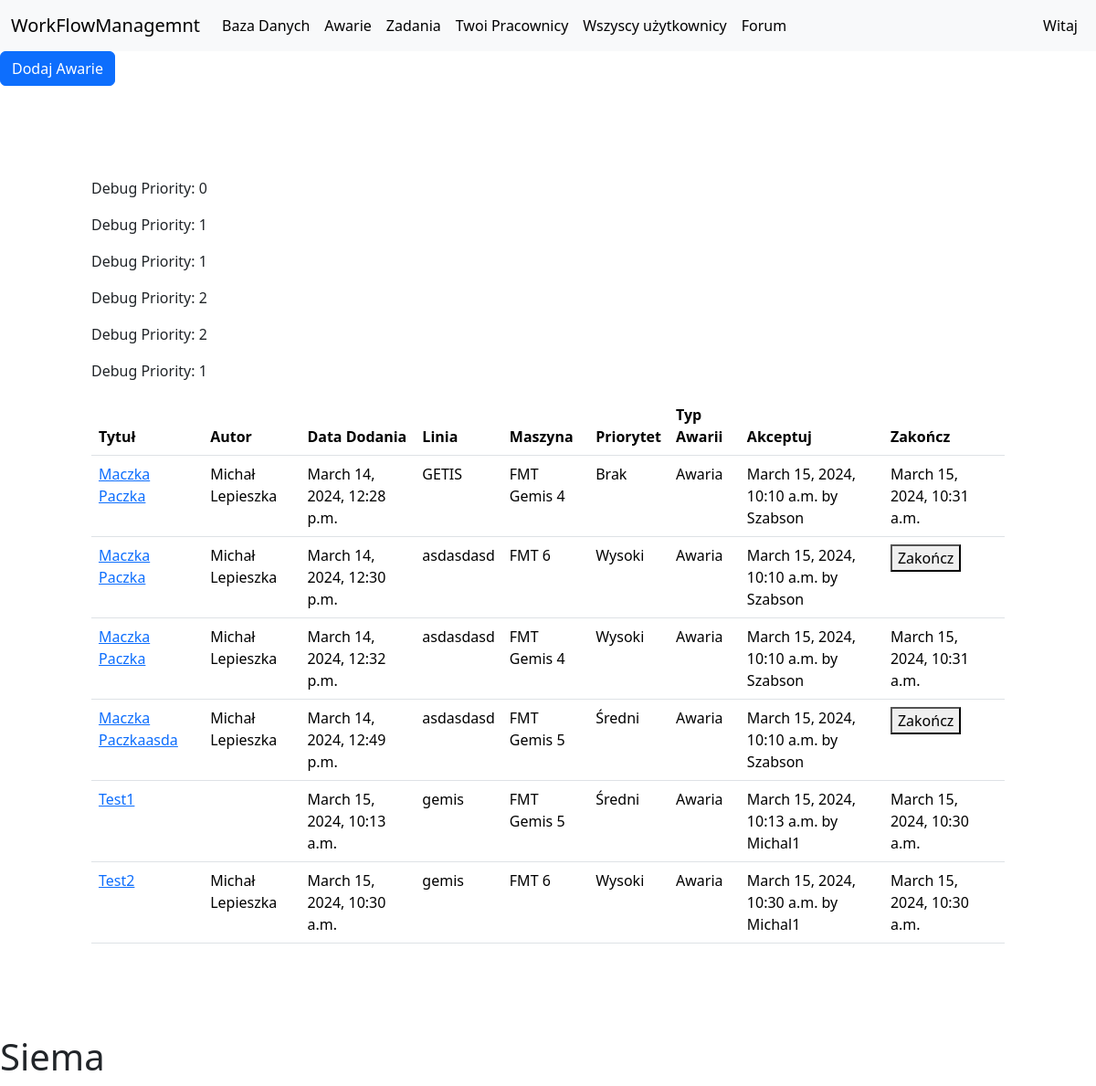
The app's page /issues/ with its own data.
### base/models.py (models this page shows, shortened)
class Issue(models.Model):
    author = models.ForeignKey(User, related_name='authored_issues', on_delete=models.CASCADE)
    accepted_by = models.ForeignKey(User, related_name='accepted_issues', on_delete=models.CASCADE, blank=True, null=True)
    upload_date = models.DateTimeField()
    start_date = models.DateTimeField(blank=True, null=True)
    end_date = models.DateTimeField(blank=True, null=True)
    title = models.CharField(max_length=255)
    description = models.TextField()
    line = models.CharField(max_length=255)
    machine = models.ForeignKey(MachineDatabase, on_delete=models.CASCADE)
    priority = models.CharField(max_length=1, choices=PRIORITY_CHOICES, default='0')
    type_of_issue = models.CharField(max_length=1, choices=TYPE_CHOICES, blank=True, null=True)

class MachineDatabase(models.Model):
    name = models.CharField(max_length=255)
    description = models.TextField(blank=True, null=True)
    image = models.ImageField(blank=True, null=True, upload_to='machines_images/')
    documentations = models.TextField(blank=True, null=True)
    def __str__(self):
        return f'{self.name}'

### issues/views.py (the view, shortened to what this page needs)
# urls.py: path('', IssuesListView.as_view(), name='issue_list'),
class IssuesListView(ListView):
    template_name = 'issues/issue_list.html'
    model = Issue
    context_object_name = 'issues'
    def get_queryset(self):
        return Issue.objects.all()

### base/context_processors.py (called while the page is built)
def group_names_processor(request):
    if request.user.is_authenticated:
        group_names = [group.name for group in request.user.groups.all()]
    else:
        group_names = []
    return {'group_names': group_names}

### issues/templates/issues/issue_list.html (shortened to what this page needs)
{% extends 'base/base.html' %}
{% block content %}
<div>
    <p><a class="btn btn-primary" href="{% url 'issues:create_issue' %}">Dodaj Awarie</a></p>
    <div class='my_custom_container'>
        <table class="table">
            <thead>
                <tr>
                    <th>Tytuł</th>
                    <th>Autor</th>
                    <th>Data Dodania</th>
                    <th>Linia</th>
                    <th>Maszyna</th>
                    <th>Priorytet</th>
                    <th>Typ Awarii</th>
                    <th>Akceptuj</th>
                    <th>Zakończ</th>
                </tr>
            </thead>
                <tbody>
                {% for issue in issues %}
                    {% with issue.priority as priority %}
                    <p>Debug Priority: {{ priority }}</p>
                    <tr class="{% if priority == '1' %}priority-high{% elif priority == '2' %}priority-medium{% elif priority == '3' %}priority-low{% elif priority == '0' %}priority-none{% endif %}">
                            <td><a href="{% url 'issues:issue_detail' pk=issue.pk %}">{{ issue.title }}</a></td>
                            <td>{{ issue.author.get_full_name }}</td>
                            <td>{{ issue.upload_date }}</td>
                            <td>{{ issue.line }}</td>
                            <td>{{ issue.machine }}</td>
                            <td>{{ issue.get_priority_display }}</td>
                            <td>{{ issue.get_type_of_issue_display }}</td>
                            <td>
                                {% if not issue.start_date %}
                                    <form action="{% url 'issues:accept_issue' %}" method="post">
                                        {% csrf_token %}
                                        <input type="hidden" name="issue_id" value="{{ issue.id }}">
                                        <button type="submit" name="action", value="accept">Akceptuj</button>
                                    </form>
                                {% else %}
                                {{ issue.start_date}} by {{ issue.accepted_by }}
                                {% endif %}
                            </td>
                            <td>
                                {% if not issue.start_date %}
                                    Nie rozpoczęto
                                {% else %}
                                    {% if not issue.end_date %}
                                        <form action="{% url 'issues:accept_issue' %}" method="post">
                                            <button type="submit", name="action", value="complete">Zakończ</button>
                                        </form>
                                    {% endif %}
                                    {% if issue.end_date %}
                                        {{ issue.end_date }}
                                    {% endif %}
                                {% endif %}
                            </td>
                        </tr>
                    {% endwith %}
                {% endfor %}
            </tbody>
        </table>
    </div>
</div>
<h1>Siema</h1>
{% endblock %}

### base/static/base/style.css (style rules this page uses)
:root { --bs-table-bg: #ffffff; --bs-body-bg: #ffffff; }
.my_custom_container .table .priority-high { background-color: #ffcccc !important; }
.priority-medium { background-color: #ffecb3 !important; }
.priority-none { background-color: #f0f0f0 !important; }
.my_custom_container { margin: 100px; }

### records on screen
Issue: priority "0", title "Maczka Paczka", author.get_full_name "Michał Lepieszka", upload_date "March 14, 2024, 12:28 p.m.", line "GETIS", machine "FMT Gemis 4", priority "Brak", type_of_issue "Awaria", start_date "March 15, 2024, 10:10 a.m.", accepted_by "Szabson", end_date "March 15, 2024, 10:31 a.m."
Issue: priority "1", title "Maczka Paczka", author.get_full_name "Michał Lepieszka", upload_date "March 14, 2024, 12:30 p.m.", line "asdasdasd", machine "FMT 6", priority "Wysoki", type_of_issue "Awaria", start_date "March 15, 2024, 10:10 a.m.", accepted_by "Szabson"
Issue: priority "1", title "Maczka Paczka", author.get_full_name "Michał Lepieszka", upload_date "March 14, 2024, 12:32 p.m.", line "asdasdasd", machine "FMT Gemis 4", priority "Wysoki", type_of_issue "Awaria", start_date "March 15, 2024, 10:10 a.m.", accepted_by "Szabson", end_date "March 15, 2024, 10:31 a.m."
Issue: priority "2", title "Maczka Paczkaasda", author.get_full_name "Michał Lepieszka", upload_date "March 14, 2024, 12:49 p.m.", line "asdasdasd", machine "FMT Gemis 5", priority "Średni", type_of_issue "Awaria", start_date "March 15, 2024, 10:10 a.m.", accepted_by "Szabson"
Issue: priority "2", title "Test1", upload_date "March 15, 2024, 10:13 a.m.", line "gemis", machine "FMT Gemis 5", priority "Średni", type_of_issue "Awaria", start_date "March 15, 2024, 10:13 a.m.", accepted_by "Michal1", end_date "March 15, 2024, 10:30 a.m."
Issue: priority "1", title "Test2", author.get_full_name "Michał Lepieszka", upload_date "March 15, 2024, 10:30 a.m.", line "gemis", machine "FMT 6", priority "Wysoki", type_of_issue "Awaria", start_date "March 15, 2024, 10:30 a.m.", accepted_by "Michal1", end_date "March 15, 2024, 10:30 a.m."
